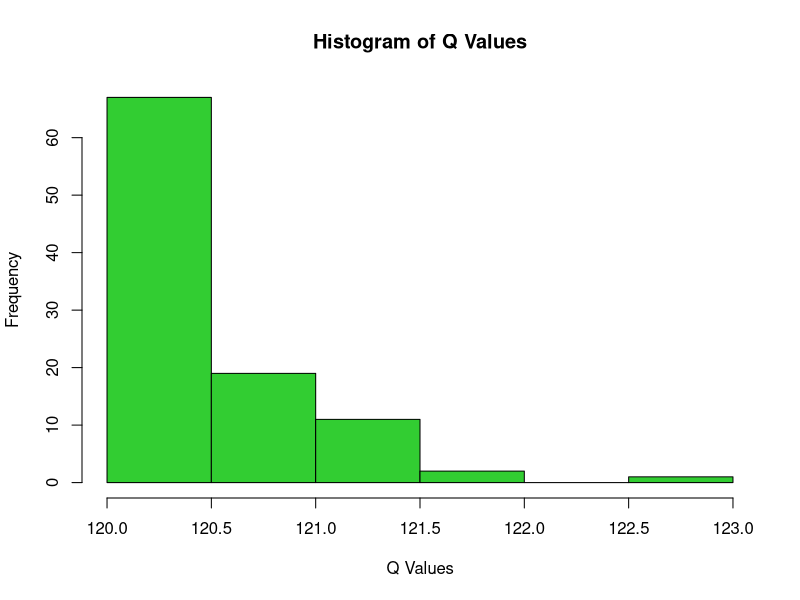

Here is the R script that generated this plot:
#1 Exercises Basic Functions and Programming

# Exercises I -------------------------------------------------------------


#31.1 Exercises I
#Write a function, named function1, with three parameters (p,alpha and x) that computes the following expression:
  
#Q<-x*(1−p)^(−1/α−1)

  function1<- function (x,p,a) {
    Q <- x*(1-p)^((-1)/(a-1))
    return(Q)
  }
  
  function1(3,2,2)

#Write a function, named function2, with an additional parameter (lower.tail). When lower.tail=TRUE, function2=function1; 
#but if lower.tail=FALSE, function2 should first obtain the complement of p (that is p <- 1-p) and then compute Q(p,a,x). 
#In the parameters definition of function2 set by default lower.tail=TRUE.
  
function2<- function(p, a, x, lower.tail = TRUE){ #Aquí tengo que poner lower.tail=TRUE por la frase del enunciado que dice: In the parameters definition of function2 set by default lower.tail=TRUE.
  if(lower.tail==TRUE){
    Q <- x*(1-p)^((-1)/(a-1))
    return(Q)} else{
      p <- 1-p
      Q <- x*(1-p)^((-1)/(a-1))
      return(Q)}
  }


print(function2(3,2,2))


  
#Write a function, named function3, 
#equivalent to function2 that calls function1 for performing the computation of Q.

function3<-function(p, a, x, lower.tail = TRUE){ #Aquí tengo que poner lower.tail=TRUE por la frase del enunciado que dice: In the parameters definition of function2 set by default lower.tail=TRUE.
  if(lower.tail==TRUE){
    resp<-function1(x,p,a)
    return(resp)}
  else{
  p <- 1-p
  resp<-function1(x,p,a)
  return(resp)}
}


print(function3(3,2,2))


#Write a function, named function4, equivalent to function3 but with the specification of the parameters range 
#(p between 0 and 1, alpha > 1, x0 > 0). Use R function stopifnot

function4<-function(p, a, x, lower.tail = TRUE){ #Aquí tengo que poner lower.tail=TRUE por la frase del enunciado que dice: In the parameters definition of function2 set by default lower.tail=TRUE.
  stopifnot(p >= 0 & p <= 1, a > 1, x > 0)
   if(lower.tail==TRUE){
    resp<-function1(x,p,a)
    return(resp)}
  else{
  p <- 1-p
  resp<-function1(x,p,a)
  return(resp)}
}

print(function4(0.8,2,0.1)) #Si no se cumple alguna de las condiciones especificadas en stopifnot, me sale el error "Error in function4(1, 0.5, 0.5) : a > 1 is not TRUE" dependiendo del valor que no se cumpla


#Write a function, named function5, with one parameter n (plus other necessary parameters), 
#that calls function4 n times using a for loop, each time taking p as a random value from a uniform distribution 
#between 0 and 1. Function5 should return a vector of size n of values of Q(p,alpha,x0).
set.seed(1234)

function5 <- function(n, a, x, lower.tail=TRUE) { #aquí no incluyo p ya que si no tendría que definirlo cada vez y no sería aleatorio #La expresión 1:n se utiliza en el bucle for para generar una secuencia de números desde 1 hasta n. Esta secuencia se utiliza para controlar cuántas veces se ejecuta el bucle
  vec <- numeric(n) #Creamos un vector llamado vec que almacenará los valores de Q(p) que generaremos (tras las distintas repeticiones "n")
  for (i in 1:n) { #para cada valor aleatorio i generado en la función runif cuando especificamos las diferentes epeticiones #si p fuera un vector con valores definidos pondria for (i in p)
    p <- runif(1,0,1)
    vec[i] <- function4(p, a, x, lower.tail) #El resultado se almacena en la posición i del vector vec.
  }
  return(vec)
}

function5(3,2,2) #dependiedo del número que le ponga a la "n", me devolverá ese número de valores


#Write a function, named function6, equivalent to function5 that avoids the for loop.

function6 <- function(n, a, x, lower.tail = TRUE) {
  set.seed(1234)
  p <- runif(n, 0, 1)  #al poner la n aquí, la coge luego del vector donde pone print y tenemos el mismo resultado ya que indicamos el número de veces que lo hacemos
  new_func <- function4(p, a, x, lower.tail)
  return(new_func)
}

print(function6(3,2,2))

#Write a function, named function7, equivalent to function6 that instead of returning a vector of values of Q(p,alpha,x0) returns the mean and the standard deviation of the Q values.

function7 <- function(n, a, x, lower.tail = TRUE) {
  set.seed(1234)
  p <- runif(n, 0, 1)
  vec_sol <- function4(p, a, x, lower.tail)
  
  mean_val <- mean(vec_sol)        
  sd_val <- sd(vec_sol)            
  
  return= c(mean=mean_val , sd=sd_val)
}

print(function7(3,2,2))

#Write a function, named function8, equivalent to function6 that instead of returning a vector of values of Q(p,alpha,x0) returns the quantile of the Q values for a given probability.

function8 <- function(n, a, x, prob = 0.25, lower.tail = TRUE) {
  set.seed(1234)
  p <- runif(n, 0, 1)
  vec <- function4(p, a, x, lower.tail)
  quantile_val <- quantile(vec, probs = prob)
  return(quantile_val)
}

print(function8(3,2,2))


#Write a function, named function9, equivalent to function6 that instead of returning a vector of values of Q(p,alpha,x0) returns a histogram of the Q values. Let the user to decide the color of the histogram.

function9 <- function(n, a, x, lower.tail = TRUE) {
  set.seed(1234)
  p <- runif(n,0,1)
  vec <- function6(n, a, x, lower.tail)
  histogram <- hist(vec, col = "limegreen", xlab = "Q Values", main = "Histogram of Q Values")
  return(histogram)
}

function9(100,200,120)



# Exercises II ------------------------------------------------------------


#1.2 Exercises II
#These exercises are designed to be solved using functions from the apply() family, unless stated otherwise.

#Import the ‘WA2_OmicsDataExercisesII.txt’ into R

table<-read.table("WA2_OmicsDataExercisesII.txt", header = T)
View(table)

#Step 1: Find the length of dataset1 columns.

apply(table,2,length)

#Step 2: Write a function which computes the mean value in each column of a given matrix or data frame. 
#Find the mean expression value, Fold Change and p-value of ‘WA2_OmicsDataExercisesII.txt’ using this function.

library(dplyr) #Necesaria para usar la función select_if

all_means <- function(table){ #que lo que hay entre paréntesis sea table permite aplicar la función a un conjunto de datos con valores establecidos (no tenemos que dárlos nosotros al final como en otras ocasiones)
  numeric_values <- select_if(table, is.numeric) #la función seleccionará todas las columnas de table que contengan valores numéricos
  means <- apply(numeric_values, 2, mean)
  return(means)
  
}

res <- all_means(table)  #Para aplicar la funcion all_means creada al dataset "table"
res


#apply(table[c("Fold_Change","Expression_Value","p_Value")],2,mean) #es otra forma de hacrlo sin función


#Step 3: Create a matrix containing the the minimum and maximum expression value, Fold Change and p-value for Sample 87.

Sample87<-table[which(table$Sample_ID=="Sample87"),]

min_val<-apply(Sample87[3:5],2,min)
max_val<-apply(Sample87[3:5],2,max)

matriz1<-as.matrix(min_val)
matriz2<-as.matrix(max_val)

matriz_unida <- cbind(matriz1, matriz2)
colnames(matriz_unida)<-c("Min","Max")

matriz_unida

#Step 4: Find the mean expression value for each gene. Hint: explore the use of other functions from the apply() family

?apply
help(tapply)


tapply(table$Expression_Value, table$Gene_Name, mean) #tapply function calculates the mean expression value for each unique gene name in your dataset.



#Step 5: Use a for loop to create a list of gene names corresponding to each unique gene name. Hint: The final list of gene names should have length equal 7.

gene_names_list<-list(table$Gene_Name) #Lo primero es crear una lista con todos los nombres de los genes para luego ir seleccionandoen ella
gene_names<-unlist(gene_names_list, use.names = TRUE) #Para usar esta lista tenemos que usar el comando "unlist" obteniendo así cada valor


unique_gene_names <- list() #Creo una lista vacía llamada unique_gene_names donde se guarden las x con las condiciones establecidas en el "loop for"

for (x in gene_names) { #esto indica que el loop se aplica para todas las x(elementos diferentes) que haya en la lista gene_names
  if (!(x %in% unique_gene_names)) { #Este comando indica que si el nombre encontrado en gene_names no pertenece ya a unique_gene_names, lo añada
    unique_gene_names <- append(unique_gene_names, list(x)) #append sirve para agregar elementos (x de gene names) a un objeto existente  (unique_gene_names), que cumplan la condición establecida en la línea anterior #meto x dentro de lista ya que append solo espera objetos en forma de lista
    print(unique_gene_names)                                #en la línea de arriba, el unique_gene_names izquierdo es el nuevo vector que creo cda vez que añado al unique_gene_names derecho (antiguo) un nombre de la lista
  }
}

length(unique_gene_names)


#Step 6: Repeat the previous step but avoiding the for loop. The result should be a list of 7 elements. Hint: Use functions from the apply() family wisely to avoid nested lists.

?lapply
help("unique")
help("identity")


unique_gene_names_2<-lapply(unique(table$Gene_Name), identity) #lapply returns a list of the same length as X pero con el unique especifico que no los coja repetidos
unique_gene_names_2                                             #con identity se imprime el valor del objeto que se le pasa como argumento
length(unique_gene_names_2)                                   



#Step 7: Write a function with the name avg_gt with two formal arguments: 
#a vector x and a value gt.The functions computes the average of the values greater than gt in x. 
#Write a version with a loop and if and one version without loops and if statements. 
#Calculate the average of the expression values for genes having a expression value 
#greater than 0.25 using the two functions. Which one of them is faster?

######Método 1

avg_gt <- function(x, gt) {
  valid_values <- x[which(x > gt)] #solo usa aquellos valores de x que son mayores que el gt
  if (length(valid_values) == 0) { #esta línea es se utiliza para verificar que no hay valores en el vector valid_values después de aplicar el filtro para seleccionar aquellos que son mayores que el umbral gt.
    return(NA)  # Return NA if there are no valid values
  } else {
    return(mean(valid_values))
  }
}

gene_expression <- table$Expression_Value # Valores de expresión génica

gt <- 0.25 # Threshold/Umbral que tienen que pasar los valores de expresión para que sean contados al hacer la media

result <- avg_gt(gene_expression, gt) # Función para calcular la media para valores que superan un umbral #gene_expression susituye a la x de la función
result

print(paste("Average of values greater than", gt, "is:", result)) #Opcional

system.time(avg_gt(gene_expression, gt)) #Para saber cuato tarda en ejecutar esta función

######Método 2

avg_gt_no_if <- function(x, gt) {
  valid_values <- x[x > gt]  # Usar subconjuntos de vectores para filtrar valores válidos
  return(mean(valid_values))
}

gene_expression <- table$Expression_Value # Valores de expresión génica

gt <- 0.25 # Threshold/Umbral que tienen que pasar los valores de expresión para que sean contados al hacer la media

result <- avg_gt_no_if(gene_expression, gt) # Función para calcular la media para valores que superan un umbral
result

print(paste("Average of values greater than", gt, "is:", result)) #Opcional

system.time(avg_gt_no_if(gene_expression, gt)) #Para saber cuato tarda en ejecutar esto

#Sin el loop es más rápio



# Comentarios de la profesora ---------------------------------------------

#Be careful when creating nested functions and changing the order of the arguments when you define them ...
  